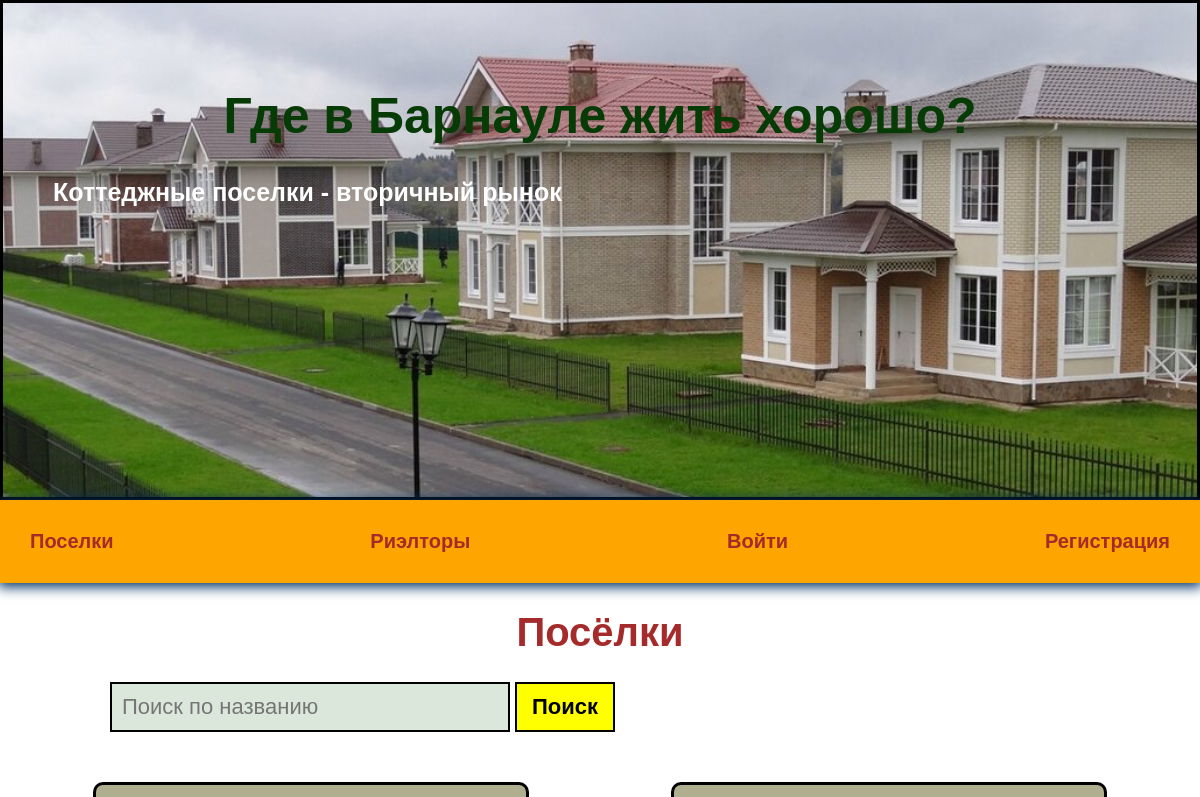
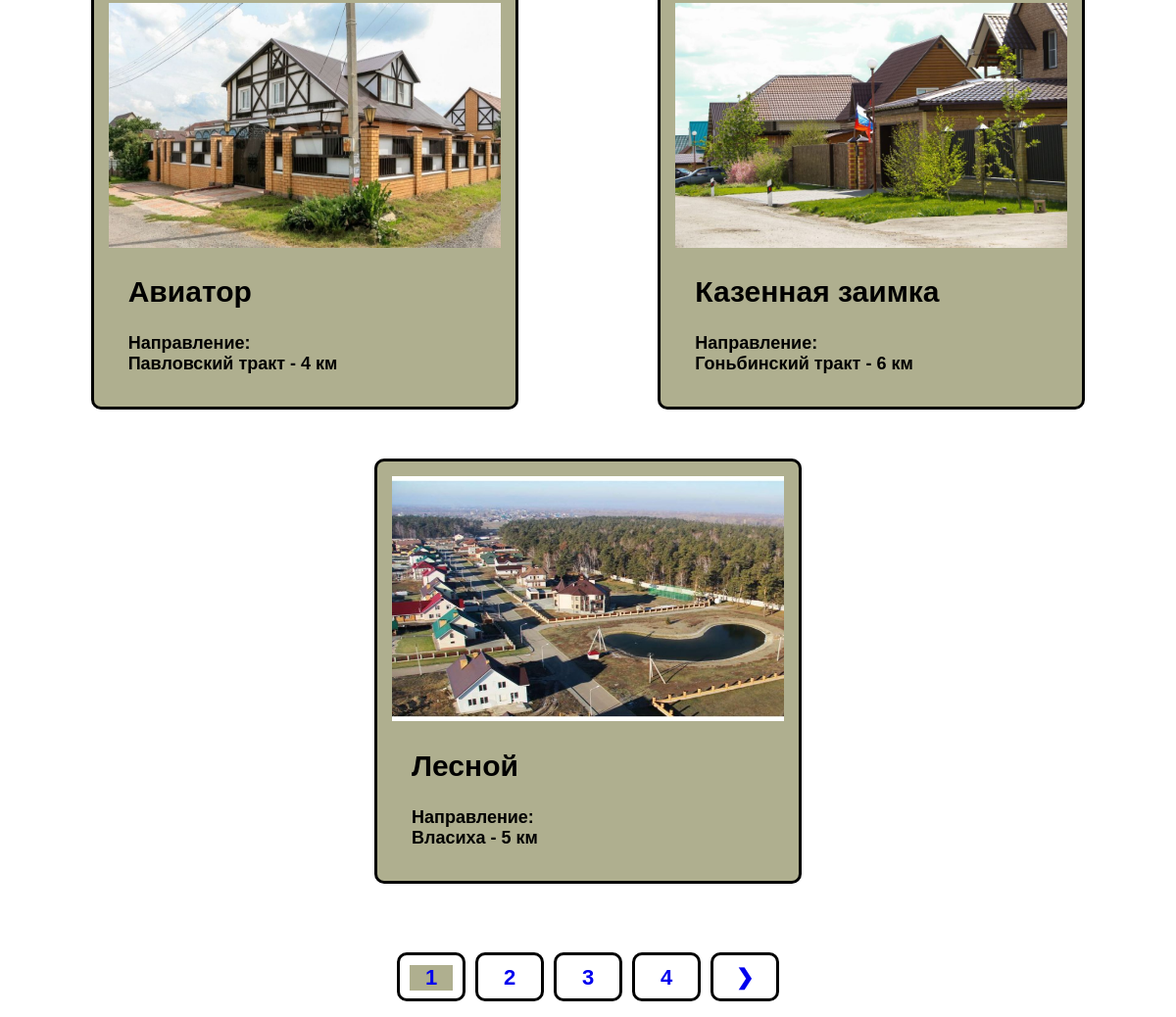
The page / on the database its author committed (2 pictures, top to bottom).
### villages/models.py (models this page shows, shortened)
class Village(models.Model):
    title = models.CharField(max_length=100)
    description = models.TextField()
    featured_image = models.ImageField(upload_to="villages", blank=True, default="default.jpg")
    direction = models.CharField(max_length=100)
    distance = models.IntegerField(default=0)
    quantity = models.IntegerField(default=0)
    square = models.IntegerField(default=0)
    land_price = models.IntegerField(default=0)
    contacts = models.CharField(max_length=200, blank=True)
    website = models.CharField(max_length=400, blank=True)
    vote_total = models.IntegerField(default=0)
    infrastructures = models.ManyToManyField('Infrastructure', blank=True)
    realtors = models.ManyToManyField(Realtor, blank=True)
    class Meta:
        ordering = ['title']
        verbose_name = 'посёлок'
        verbose_name_plural = "посёлки"

### villages/views.py (the view)
# urls.py: path('', include('villages.urls')),
def villages(request):
    search_village = ""
    if request.GET.get('search_village'):
        search_village = request.GET.get('search_village')
    vg = Village.objects.filter(title__icontains=search_village)
    page = request.GET.get('page')
    result = 3
    paginator = Paginator(vg, result)
    try:
        vg = paginator.page(page)  # http://127.0.0.1:8000/projects/?page=2
    except PageNotAnInteger:
        page = 1
        vg = paginator.page(page)  # http://127.0.0.1:8000/projects/?page=fgdfgdfg
    except EmptyPage:
        page = paginator.num_pages
        vg = paginator.page(page)
    context = {
        "villages": vg,
        "search_village": search_village,
        "paginator": paginator
    }
    return render(request, 'villages/villages.html', context)

### villages/templates/villages/villages.html (shortened to what this page needs)
{% extends 'villages/base.html' %}
{% block content %}
<h1>Посёлки</h1>
          <form  id="search" class="form1" action="{% url 'villages' %}" method="get">
            <div class="form__field1">
              <input class="search_village"  type="text" name="search_village"
                placeholder="Поиск по названию" value="{{ search_village }}"/>
            </div>
            <input class="btn_search_village" type="submit" value="Поиск" />
          </form>
<div class="cards">
    {% for villag in villages %}
    <div class="card">
         <a href="{% url 'village' villag.id %}" class="village">
            <img class="image_card" src="{{ villag.featured_image.url }}" alt="image_card">
            <h2>
            {{ villag.title }}
            </h2>
            <p>Направление:<br>{{ villag.direction }} - {{ villag.distance }} км</p>
         </a>
    </div>
    {% endfor %}
</div>
<div class="pagin">
    <ul>
        {% for page in paginator.page_range %}
        {% if page == villages.number %}
        <li><a href="?page={{ page }}" class="pbtn-active page-link" data-page="{{ page }}">{{ page }}</a></li>
        {% else %}
        <li><a href="?page={{ page }}" class="pbtn page-link" data-page="{{ page }}">{{ page }}</a></li>
        {% endif %}
        {% endfor %}
        {% if villages.has_next %}
        <li><a href="?page={{ villages.next_page_number }}" class="pbtn page-link" data-page="{{ villages.next_page_number }}">&#10095;</a></li>
        {% endif %}
    </ul>
</div>
{% endblock %}

### realtors/static/css/style.css (style rules this page uses)
body { padding: 0; margin: 0; font-family: Arial, Helvetica, sans-serif; }
h1 { text-align: center; font-size: 40px; color: brown; }
h2 { font-size: 25px; font-weight: bold; color: white; }
ul { list-style: none; padding: 0; }
a { text-decoration: none; }
.cards { width: 100%; margin-top: 50px; display: flex; flex-wrap: wrap; justify-content: space-evenly; gap: 50px; }
.card { padding: 15px; border: 3px solid black; border-radius: 10px; background-color: rgb(175, 175, 143); box-sizing: border-box; }
.card h2 { margin-left: 20px; font-size: 30px; font-weight: bold; color: black; }
.card p { margin-left: 20px; font-size: 18px; font-weight: bold; color: black; }
.image_card { width: 400px; height: 250px; }
input { display: block; margin-left: 300px; padding: 10px; width: 400px; height: 50px; box-sizing: border-box; font-size: 22px; border: 2px solid black; background-color: rgb(219, 231, 219); }
.form1 { display: inline-block; display: flex; margin-left: -190px; }
.form__field1 { text-align: start; }
.btn_search_village { background-color: yellow; width: 100px; margin-left: 5px; font-weight: bold; }
.pagin { width: 100%; margin-top: 70px; }
.pagin ul { display: flex; flex-wrap: wrap; justify-content: center; gap: 10px; }
.pagin li { display: block; width: 70px; height: 50px; padding: 10px; text-align: center; border: 3px solid black; border-radius: 10px; box-sizing: border-box; }
.pbtn { display: block; padding: 0; font-size: 22px; font-weight: bold; align-items: center; }
.pbtn-active { display: block; padding: 0; font-size: 22px; font-weight: bold; align-items: center; background-color: rgb(175, 175, 143); }

### rows shown on the page
Village: featured_image (picture), title "Авиатор", direction "Павловский тракт", distance "4"
Village: featured_image (picture), title "Казенная заимка", direction "Гоньбинский тракт", distance "6"
Village: featured_image (picture), title "Лесной", direction "Власиха", distance "5"

### other values the page prints
{{ page }} "1"
{{ page }} "2" "3" "4"
